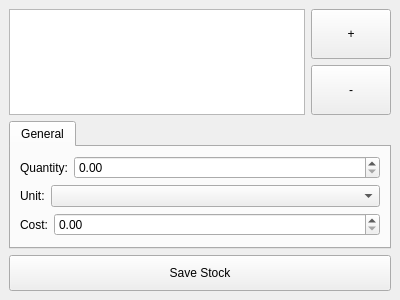
<?xml version="1.0" encoding="UTF-8"?>
<ui version="4.0">
 <class>AddStock</class>
 <widget class="QDockWidget" name="AddStock">
  <property name="geometry">
   <rect>
    <x>0</x>
    <y>0</y>
    <width>400</width>
    <height>300</height>
   </rect>
  </property>
  <property name="windowTitle">
   <string>Add Stock</string>
  </property>
  <widget class="QWidget" name="main_widget">
   <layout class="QVBoxLayout" name="verticalLayout">
    <item>
     <layout class="QHBoxLayout" name="items_list_layout">
      <item>
       <widget class="QListView" name="items_list"/>
      </item>
      <item>
       <layout class="QVBoxLayout" name="button_layout">
        <item>
         <widget class="QPushButton" name="button_add_items">
          <property name="sizePolicy">
           <sizepolicy hsizetype="Fixed" vsizetype="Minimum">
            <horstretch>0</horstretch>
            <verstretch>0</verstretch>
           </sizepolicy>
          </property>
          <property name="minimumSize">
           <size>
            <width>36</width>
            <height>0</height>
           </size>
          </property>
          <property name="text">
           <string>+</string>
          </property>
         </widget>
        </item>
        <item>
         <widget class="QPushButton" name="button_remove_items">
          <property name="sizePolicy">
           <sizepolicy hsizetype="Fixed" vsizetype="Minimum">
            <horstretch>0</horstretch>
            <verstretch>0</verstretch>
           </sizepolicy>
          </property>
          <property name="minimumSize">
           <size>
            <width>36</width>
            <height>0</height>
           </size>
          </property>
          <property name="text">
           <string>-</string>
          </property>
         </widget>
        </item>
       </layout>
      </item>
     </layout>
    </item>
    <item>
     <widget class="QTabWidget" name="tab_widget_info">
      <property name="currentIndex">
       <number>0</number>
      </property>
      <widget class="QWidget" name="general_tab">
       <attribute name="title">
        <string>General</string>
       </attribute>
       <layout class="QVBoxLayout" name="verticalLayout_2">
        <item>
         <layout class="QHBoxLayout" name="layout_quantity">
          <item>
           <widget class="QLabel" name="label_quantity">
            <property name="sizePolicy">
             <sizepolicy hsizetype="Maximum" vsizetype="Preferred">
              <horstretch>0</horstretch>
              <verstretch>0</verstretch>
             </sizepolicy>
            </property>
            <property name="text">
             <string>Quantity:</string>
            </property>
           </widget>
          </item>
          <item>
           <widget class="QDoubleSpinBox" name="spin_quantity">
            <property name="maximum">
             <double>1000000.000000000000000</double>
            </property>
           </widget>
          </item>
         </layout>
        </item>
        <item>
         <layout class="QHBoxLayout" name="layout_unit">
          <item>
           <widget class="QLabel" name="label_unit">
            <property name="sizePolicy">
             <sizepolicy hsizetype="Maximum" vsizetype="Preferred">
              <horstretch>0</horstretch>
              <verstretch>0</verstretch>
             </sizepolicy>
            </property>
            <property name="text">
             <string>Unit:</string>
            </property>
           </widget>
          </item>
          <item>
           <widget class="QComboBox" name="combo_unit"/>
          </item>
         </layout>
        </item>
        <item>
         <layout class="QHBoxLayout" name="layout_cost">
          <item>
           <widget class="QLabel" name="label_cost">
            <property name="sizePolicy">
             <sizepolicy hsizetype="Maximum" vsizetype="Preferred">
              <horstretch>0</horstretch>
              <verstretch>0</verstretch>
             </sizepolicy>
            </property>
            <property name="text">
             <string>Cost:</string>
            </property>
           </widget>
          </item>
          <item>
           <widget class="QDoubleSpinBox" name="spin_cost">
            <property name="maximum">
             <double>1000000.000000000000000</double>
            </property>
           </widget>
          </item>
         </layout>
        </item>
       </layout>
      </widget>
     </widget>
    </item>
    <item>
     <widget class="QPushButton" name="button_save_stock">
      <property name="minimumSize">
       <size>
        <width>0</width>
        <height>36</height>
       </size>
      </property>
      <property name="text">
       <string>Save Stock</string>
      </property>
     </widget>
    </item>
   </layout>
  </widget>
 </widget>
 <layoutdefault spacing="6" margin="9"/>
 <resources/>
 <connections/>
</ui>
